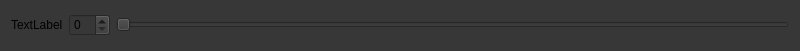
<?xml version="1.0" encoding="UTF-8"?>
<ui version="4.0">
 <class>SpinBoxAndSlider</class>
 <widget class="QWidget" name="SpinBoxAndSlider">
  <property name="geometry">
   <rect>
    <x>0</x>
    <y>0</y>
    <width>800</width>
    <height>51</height>
   </rect>
  </property>
  <property name="windowTitle">
   <string>DoubleSpinBoxAndSlider</string>
  </property>
  <property name="styleSheet">
   <string notr="true">background-color: rgb(55, 55, 55);</string>
  </property>
  <layout class="QGridLayout" name="gridLayout">
   <item row="0" column="0">
    <widget class="QLabel" name="label">
     <property name="text">
      <string>TextLabel</string>
     </property>
    </widget>
   </item>
   <item row="0" column="2">
    <widget class="QSlider" name="horizontalSlider">
     <property name="orientation">
      <enum>Qt::Horizontal</enum>
     </property>
    </widget>
   </item>
   <item row="0" column="1">
    <widget class="QSpinBox" name="spinBox"/>
   </item>
  </layout>
 </widget>
 <resources/>
 <connections/>
</ui>
